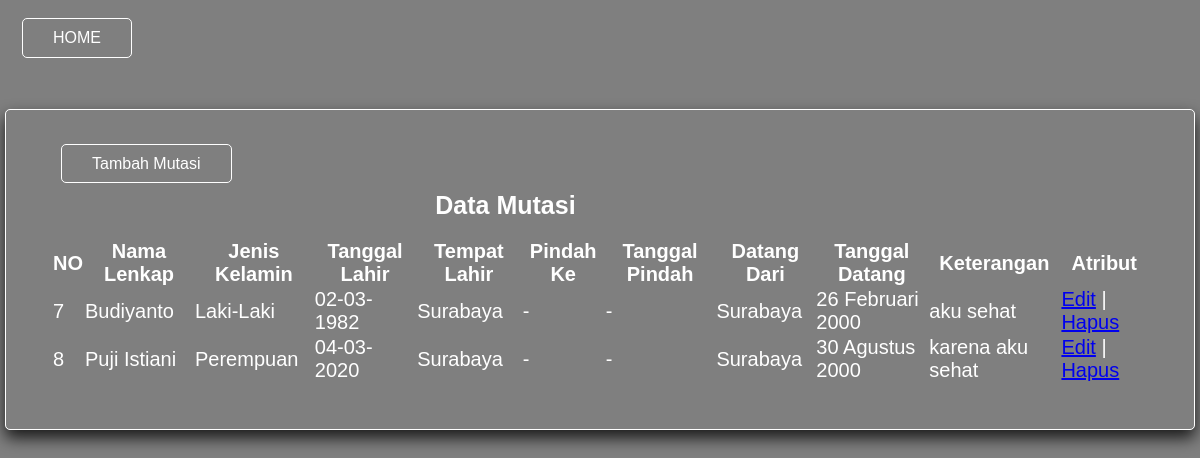
The page /data-mutasi.php on the database its author committed.
### tables this page shows
CREATE TABLE `tb_mutasi` (
  `id` int(11) NOT NULL,
  `nama_lengkap` varchar(30) NOT NULL,
  `jenis_kelamin` varchar(15) NOT NULL,
  `tanggal_lahir` date NOT NULL,
  `tempat_lahir` varchar(20) NOT NULL,
  `pindah` varchar(50) NOT NULL,
  `tanggal_pindah` varchar(20) NOT NULL,
  `datang` varchar(50) NOT NULL,
  `tanggal_datang` varchar(20) NOT NULL,
  `keterangan` text NOT NULL
);

### data-mutasi.php (the view, shortened to what this page needs)
<?php
	include "koneksi.php";
?>
<!DOCTYPE html>
<html>
<head>
	<link rel="stylesheet" type="text/css" href="dm.css">
</head>
<body>
	<nav>
		<a href="utama.php" class="btn1">HOME</a>
	</nav>
	<header>
		<div>
			<a href="Mutasi.php" class="btn2">Tambah Mutasi</a>
		</div>
		<br>
		<h3>Data Mutasi</h3>
	<br>
	<table border="0.5">
		<thead>
			<tr>
				<th>NO</th>
				<th>Nama Lenkap</th>
				<th>Jenis Kelamin</th>
				<th>Tanggal Lahir</th>
				<th>Tempat Lahir</th>
				<th>Pindah Ke</th>
				<th>Tanggal Pindah</th>
				<th>Datang Dari</th>
				<th>Tanggal Datang</th>
				<th>Keterangan</th>
				<th>Atribut</th>
			</tr>
		</thead>
		<tbody>
			<?php
			$sql = "SELECT * FROM tb_mutasi";
			$query = mysqli_query($conn, $sql);
			while ($mts = mysqli_fetch_array($query)) {
				echo "<tr>";
				echo "<td>".$mts['id']."</td>";
				echo "<td>".$mts['nama_lengkap']."</td>";
				echo "<td>".$mts['jenis_kelamin']."</td>";
				echo "<td>".date('d-m-Y', strtotime($mts["tanggal_lahir"]))."</td>";
				echo "<td>".$mts['tempat_lahir']."</td>";
				echo "<td>".$mts['pindah']."</td>";
				echo "<td>".$mts['tanggal_pindah']."</td>";
				echo "<td>".$mts['datang']."</td>";
				echo "<td>".$mts['tanggal_datang']."</td>";
				echo "<td>".$mts['keterangan']."</td>";
				echo "<td>";
				echo "<a href = 'edit-mutasi.php?id=".$mts['id']."'>Edit</a> | ";
				echo "<a href = 'hapus-mutasi.php?id=".$mts['id']."'>Hapus</a> ";
				echo "</td>";
				echo "</tr>";
			}
			?>
		</tbody>
	</table>
	</header>
</body>
</html>

### dm.css (style rules this page uses)
* { margin: 0px; padding: 0px; font-family: sans-serif; }
body { background-image: linear-gradient(rgba(0,0,0,0.5),rgba(0,0,0,0.5)),url(wpp.jpg); height: 100vh; background-size: cover; background-position: center; }
h3 { font-size:25px; color:white; position: relative; left: 35%; }
header { position: absolute; left:0%; top: 13%; border: 1px solid; padding-left: 45px; padding-top: 45px; padding-right: 45px; padding-bottom: 45px; color: #fff; text-decoration: none; transition: 0.6s ease; border-radius: 5px; margin: 5px; display: block; overflow: auto; box-shadow: 0px 8px 16px 0px rgba(0,0,0,0.8); }
.btn2 { background-image: none; border: 1px solid; padding: 10px 30px; position: relative; top: 20%; color: #fff; text-decoration: none; border-radius: 5px; margin: 10px; cursor: pointer; }
.btn1 { position: absolute; top: 1%; background-image: none; border: 1px solid; padding: 10px 30px; left: 1%; color: #fff; text-decoration: none; border-radius: 5px; margin: 10px; cursor: pointer; }
tr, td { position: relative; font-family: sans-serif; font-size: 20px; }

### rows shown on the page
tb_mutasi: id "7", nama_lengkap "Budiyanto", jenis_kelamin "Laki-Laki", tanggal_lahir "02-03-1982", tempat_lahir "Surabaya", pindah "-", tanggal_pindah "-", datang "Surabaya", tanggal_datang "26 Februari 2000", keterangan "aku sehat"
tb_mutasi: id "8", nama_lengkap "Puji Istiani", jenis_kelamin "Perempuan", tanggal_lahir "04-03-2020", tempat_lahir "Surabaya", pindah "-", tanggal_pindah "-", datang "Surabaya", tanggal_datang "30 Agustus 2000", keterangan "karena aku sehat"
